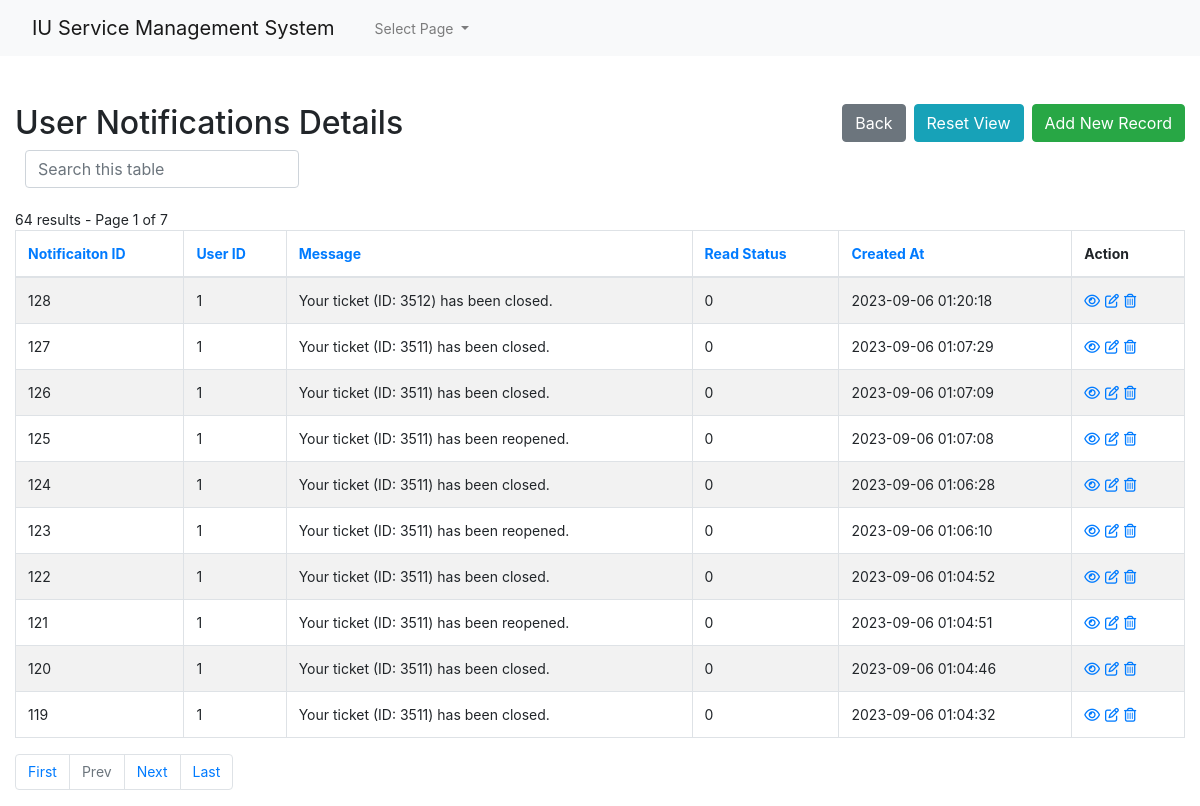
/admin1/core/app/notifications-index.php (signed in), run on an earlier commit of the app's database.
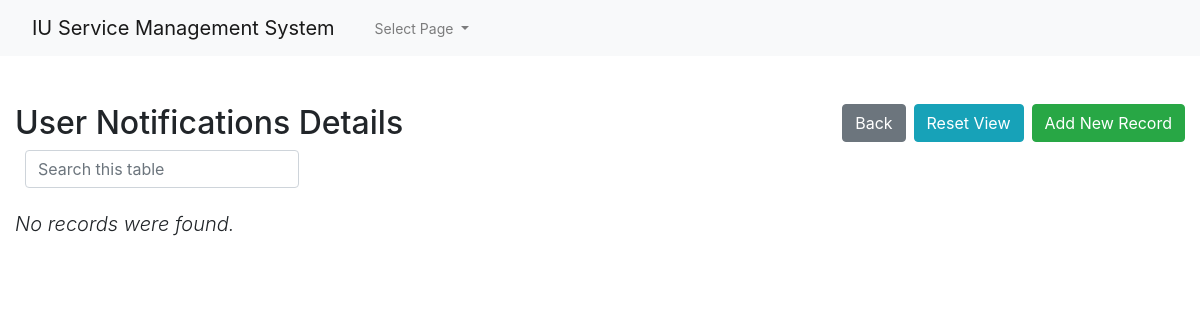
And on a later commit of the database.
### tables this page shows
CREATE TABLE `notifications` (
  `id` int(10) UNSIGNED NOT NULL,
  `user_id` int(10) UNSIGNED NOT NULL,
  `message` varchar(255) NOT NULL,
  `is_read` tinyint(1) NOT NULL DEFAULT 0,
  `created_at` datetime NOT NULL
);

### admin1/core/app/config.php (called while the page is built, shortened)
<?php
$no_of_records_per_page = 10;
?>

### admin1/core/app/notifications-index.php (the view, shortened to what the changed rows need)
<!DOCTYPE html>
<html lang="en">
<head>
    <link rel="stylesheet" href="https://stackpath.bootstrapcdn.com/bootstrap/4.5.0/css/bootstrap.min.css">
</head>
<body>
    <section class="pt-5">
        <div class="container-fluid">
            <div class="row">
                <div class="col-md-12">
                    <div class="page-header clearfix">
                        <h2 class="float-left">User Notifications Details</h2>
                    </div>
                    <div class="form-row">
                    </div>
                    <br>
                    <?php
                    require_once "config.php";
                    $domain   = $_SERVER['HTTP_HOST'];
                    $script   = $_SERVER['SCRIPT_NAME'];
                    $parameters   = $_GET ? $_SERVER['QUERY_STRING'] : "" ;
                    $protocol=($_SERVER['HTTPS'] == "on" ? "https" : "http");
                    $currenturl = $protocol . '://' . $domain. $script . '?' . $parameters;
                    if (isset($_GET['pageno'])) {
                        $pageno = $_GET['pageno'];
                    } else {
                        $pageno = 1;
                    }
                    $offset = ($pageno-1) * $no_of_records_per_page;
                    $total_pages_sql = "SELECT COUNT(*) FROM notifications";
                    $result = mysqli_query($link,$total_pages_sql);
                    $total_rows = mysqli_fetch_array($result)[0];
                    $total_pages = ceil($total_rows / $no_of_records_per_page);
                    $order = 'id';
                    $sortBy = array('asc', 'desc'); $sort = 'desc';
                    $sql = "SELECT * FROM notifications ORDER BY $order $sort LIMIT $offset, $no_of_records_per_page";
                    $count_pages = "SELECT * FROM notifications";
                    if(!empty($_GET['search'])) {
                        $search = ($_GET['search']);
                        $sql = "SELECT * FROM notifications
                            WHERE CONCAT_WS (id,user_id,message,is_read,created_at)
                            LIKE '%$search%'
                            ORDER BY $order $sort
                            LIMIT $offset, $no_of_records_per_page";
                        $count_pages = "SELECT * FROM notifications
                            WHERE CONCAT_WS (id,user_id,message,is_read,created_at)
                            LIKE '%$search%'
                            ORDER BY $order $sort";
                    }
                    else {
                        $search = "";
                    }
                    if($result = mysqli_query($link, $sql)){
                        if(mysqli_num_rows($result) > 0){
                            if ($result_count = mysqli_query($link, $count_pages)) {
                               $total_pages = ceil(mysqli_num_rows($result_count) / $no_of_records_per_page);
                           }
                            $number_of_results = mysqli_num_rows($result_count);
                            echo " " . $number_of_results . " results - Page " . $pageno . " of " . $total_pages;
                            echo "<table class='table table-bordered table-striped'>";
                                echo "<thead>";
                                    echo "<tr>";
                                        echo "<th><a href=?search=$search&sort=&order=id&sort=$sort>Notificaiton ID</th>";
										echo "<th><a href=?search=$search&sort=&order=user_id&sort=$sort>User ID</th>";
										echo "<th><a href=?search=$search&sort=&order=message&sort=$sort>Message</th>";
										echo "<th><a href=?search=$search&sort=&order=is_read&sort=$sort>Read Status</th>";
										echo "<th><a href=?search=$search&sort=&order=created_at&sort=$sort>Created At</th>";
                                        echo "<th>Action</th>";
                                    echo "</tr>";
                                echo "</thead>";
                                echo "<tbody>";
                                while($row = mysqli_fetch_array($result)){
                                    echo "<tr>";
                                    echo "<td>" . htmlspecialchars($row['id']) . "</td>";echo "<td>" . htmlspecialchars($row['user_id']) . "</td>";echo "<td>" . htmlspecialchars($row['message']) . "</td>";echo "<td>" . htmlspecialchars($row['is_read']) . "</td>";echo "<td>" . htmlspecialchars($row['created_at']) . "</td>";
                                        echo "<td>";
                                            echo "<a href='notifications-read.php?id=". $row['id'] ."' title='View Record' data-toggle='tooltip'><i class='far fa-eye'></i></a>";
                                            echo "<a href='notifications-update.php?id=". $row['id'] ."' title='Update Record' data-toggle='tooltip'><i class='far fa-edit'></i></a>";
                                            echo "<a href='notifications-delete.php?id=". $row['id'] ."' title='Delete Record' data-toggle='tooltip'><i class='far fa-trash-alt'></i></a>";
                                        echo "</td>";
                                    echo "</tr>";
                                }
                                echo "</tbody>";
                            echo "</table>";
?>
                                <ul class="pagination" align-right>
                                <?php
                                    $new_url = preg_replace('/&?pageno=[^&]*/', '', $currenturl);
                                 ?>
                                    <li class="page-item"><a class="page-link" href="<?php echo $new_url .'&pageno=1' ?>">First</a></li>
                                    <li class="page-item <?php if($pageno <= 1){ echo 'disabled'; } ?>">
                                        <a class="page-link" href="<?php if($pageno <= 1){ echo '#'; } else { echo $new_url ."&pageno=".($pageno - 1); } ?>">Prev</a>
                                    </li>
                                    <li class="page-item <?php if($pageno >= $total_pages){ echo 'disabled'; } ?>">
                                        <a class="page-link" href="<?php if($pageno >= $total_pages){ echo '#'; } else { echo $new_url . "&pageno=".($pageno + 1); } ?>">Next</a>
                                    </li>
                                    <li class="page-item <?php if($pageno >= $total_pages){ echo 'disabled'; } ?>">
                                        <a class="page-item"><a class="page-link" href="<?php echo $new_url .'&pageno=' . $total_pages; ?>">Last</a>
                                    </li>
                                </ul>
<?php
                        } else{
                            echo "<p class='lead'><em>No records were found.</em></p>";
                        }
                    } else{
                        echo "ERROR: Could not able to execute $sql. " . mysqli_error($link);
                    }
                    ?>
                </div>
            </div>
        </div>
    </section>
</body>
</html>

What changed in the data, as far as the page shows it:
removed notifications: id "128", user "1", message "Your ticket (ID: 3512) has been closed.", is_read "0", created_at "2023-09-06 01:20:18"
removed notifications: id "127", user "1", message "Your ticket (ID: 3511) has been closed.", is_read "0", created_at "2023-09-06 01:07:29"
removed notifications: id "126", user "1", message "Your ticket (ID: 3511) has been closed.", is_read "0", created_at "2023-09-06 01:07:09"
removed notifications: id "125", user "1", message "Your ticket (ID: 3511) has been reopened.", is_read "0", created_at "2023-09-06 01:07:08"
removed notifications: id "124", user "1", message "Your ticket (ID: 3511) has been closed.", is_read "0", created_at "2023-09-06 01:06:28"
removed notifications: id "123", user "1", message "Your ticket (ID: 3511) has been reopened.", is_read "0", created_at "2023-09-06 01:06:10"
removed notifications: id "122", user "1", message "Your ticket (ID: 3511) has been closed.", is_read "0", created_at "2023-09-06 01:04:52"
removed notifications: id "121", user "1", message "Your ticket (ID: 3511) has been reopened.", is_read "0", created_at "2023-09-06 01:04:51"
removed notifications: id "120", user "1", message "Your ticket (ID: 3511) has been closed.", is_read "0", created_at "2023-09-06 01:04:46"
removed notifications: id "119", user "1", message "Your ticket (ID: 3511) has been closed.", is_read "0", created_at "2023-09-06 01:04:32"
Also different on the page:
$number_of_results: "64" → (not shown)
$pageno: "1" → (not shown)
$total_pages: "7" → (not shown)
text no longer shown: "results - Page of Notificaiton ID User ID Message Read Status Created At Action First Prev Next Last"
text now shown: "No records were found."
